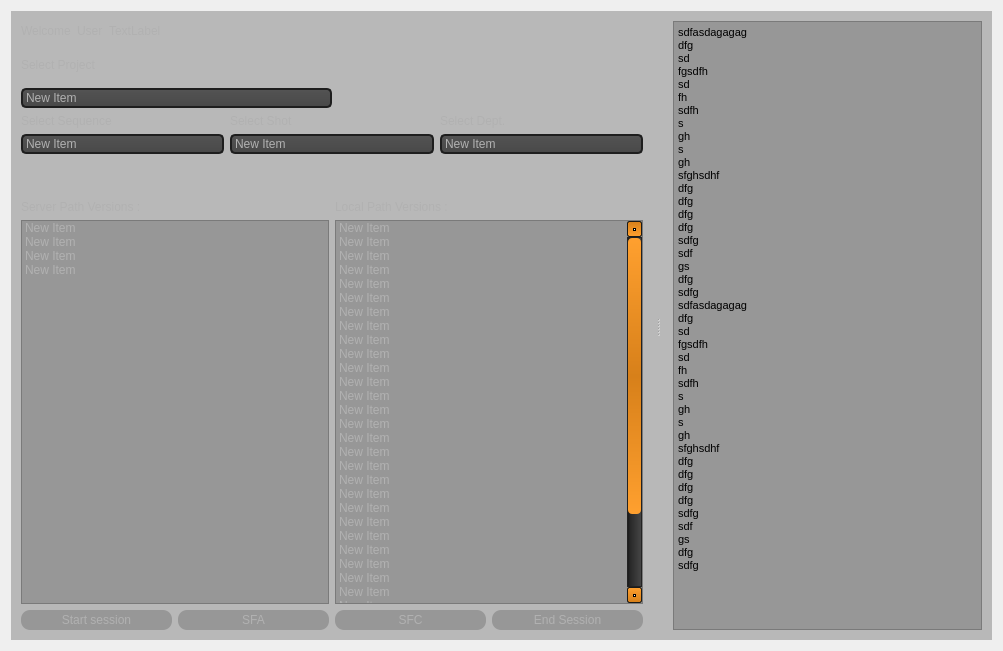
<?xml version="1.0" encoding="UTF-8"?>
<ui version="4.0">
 <class>Form</class>
 <widget class="QWidget" name="Form">
  <property name="geometry">
   <rect>
    <x>0</x>
    <y>0</y>
    <width>1003</width>
    <height>651</height>
   </rect>
  </property>
  <property name="minimumSize">
   <size>
    <width>1000</width>
    <height>600</height>
   </size>
  </property>
  <property name="windowTitle">
   <string>Form</string>
  </property>
  <property name="styleSheet">
   <string notr="true">

QWidget#Form
{
	border-image: url(:/rc/rc/Philmcgi_lo.jpg) stretch;
}

QListWidget, QLineEdit, QPushButton, QTextEdit, QComboBox, QSplitter
{
background : rgba(100, 100, 100, 100);
}

QPushButton
{
    color: #b1b1b1;
    background-color: rgba(100, 100, 100, 100);
    border-width: 0px;
    border-color:#ffaa00;
    border-style: solid;
    border-radius: 9;
    padding: 3px;
    font-size: 12px;
    padding-left: 5px;
    padding-right: 5px;
}
QPushButton:pressed
{
    background-color: QLinearGradient( x1: 0, y1: 0, x2: 0, y2: 1, stop: 0 #2d2d2d, stop: 0.1 #2b2b2b, stop: 0.5 #292929, stop: 0.9 #282828, stop: 1 #252525);
}

QComboBox
{
    selection-background-color: #ffaa00;
    background-color: QLinearGradient( x1: 0, y1: 0, x2: 0, y2: 1, stop: 0 #565656, stop: 0.1 #525252, stop: 0.5 #4e4e4e, stop: 0.9 #4a4a4a, stop: 1 #464646);
    border-style: solid;
    border: 2px solid #1e1e1e;
    border-radius: 5;
}

QComboBox::down-arrow
{
     image: url(:/rc/rc//down_arrow.png);
}


QComboBox:on
    {
        padding-top: 3px;
        padding-left: 4px;
        background-color: QLinearGradient( x1: 0, y1: 0, x2: 0, y2: 1, stop: 0 #2d2d2d, stop: 0.1 #2b2b2b, stop: 0.5 #292929, stop: 0.9 #282828, stop: 1 #252525);
        selection-background-color: #ffaa00;
    }

    QComboBox QAbstractItemView
    {
color: #b1b1b1;
        border: 2px solid #ffaa00;
border-radius: 5;
		background-color: QLinearGradient( x1: 0, y1: 0, x2: 0, y2: 1, stop: 0 #565656, stop: 0.1 #525252, stop: 0.5 #4e4e4e, stop: 0.9 #4a4a4a, stop: 1 #464646);
        selection-background-color: QLinearGradient( x1: 0, y1: 0, x2: 0, y2: 1, stop: 0 #ffa02f, stop: 1 #d7801a);
selection-color:  #1e1e1e ;

    }

    QComboBox::drop-down
    {
         subcontrol-origin: padding;
         subcontrol-position: top right;
         width: 15px;
		
		

         border-left-width: 0px;
         border-left-color: darkgray;
         border-left-style: solid; /* just a single line */
         border-top-right-radius: 3px; /* same radius as the QComboBox */
         border-bottom-right-radius: 3px;
     }




QTextEdit:focus
{
    border: 2px solid QLinearGradient( x1: 0, y1: 0, x2: 0, y2: 1, stop: 0 #ffa02f, stop: 1 #d7801a);
}


QComboBox:hover,QPushButton:hover
{
    border: 2px solid rgb(255, 140, 0);
}

QLabel, QComboBox, QListWidget
{
color: #b1b1b1;
}




QScrollBar:vertical
{
      background: QLinearGradient( x1: 0, y1: 0, x2: 1, y2: 0, stop: 0.0 #121212, stop: 0.2 #282828, stop: 1 #484848);
      width: 15px;
      margin: 16px 0 16px 0;
      border: 1px solid #222222;
}

QScrollBar::handle:vertical
{
      background: QLinearGradient( x1: 0, y1: 0, x2: 0, y2: 1, stop: 0 #ffa02f, stop: 0.5 #d7801a, stop: 1 #ffa02f);
      min-height: 20px;
      border-radius: 4px;
}

QScrollBar::add-line:vertical
{
      border: 1px solid #1b1b19;
      border-radius: 2px;
      background: QLinearGradient( x1: 0, y1: 0, x2: 0, y2: 1, stop: 0 #ffa02f, stop: 1 #d7801a);
      height: 14px;
      subcontrol-position: bottom;
      subcontrol-origin: margin;
}

QScrollBar::sub-line:vertical
{
      border: 1px solid #1b1b19;
      border-radius: 2px;
      background: QLinearGradient( x1: 0, y1: 0, x2: 0, y2: 1, stop: 0 #d7801a, stop: 1 #ffa02f);
      height: 14px;
      subcontrol-position: top;
      subcontrol-origin: margin;
}

QScrollBar::up-arrow:vertical, QScrollBar::down-arrow:vertical
{
      border: 1px solid black;
      width: 1px;
      height: 1px;
      background: white;
}




/*
QListWidget
{
     border-style: solid;
     border-width:1px;
     border-color:black;
     background-color: green;
 }
*/

QListWidget::item::selected
 {
/*color: #b1b1b1;*/
 border: 2px solid #ffaa00;
border-radius: 5;
		background-color: QLinearGradient( x1: 0, y1: 0, x2: 0, y2: 1, stop: 0 #ffa02f, stop: 1 #d7801a);
selection-color:  #1e1e1e ;
}


QListWidget:focus
{
    border: 2px solid QLinearGradient( x1: 0, y1: 0, x2: 0, y2: 1, stop: 0 #ffa02f, stop: 1 #d7801a);
}



QListWidget::item:hover
 {
     background-color: QLinearGradient( x1: 0, y1: 0, x2: 0, y2: 1, stop: 0 #ffa02f, stop: 1 #d7801a);
selection-color:  rgb(0, 0, 127) ;
}
</string>
  </property>
  <layout class="QGridLayout" name="gridLayout_3">
   <item row="0" column="0">
    <widget class="QSplitter" name="splitter">
     <property name="styleSheet">
      <string notr="true"/>
     </property>
     <property name="orientation">
      <enum>Qt::Horizontal</enum>
     </property>
     <property name="handleWidth">
      <number>10</number>
     </property>
     <widget class="QFrame" name="frame_2">
      <property name="frameShape">
       <enum>QFrame::StyledPanel</enum>
      </property>
      <property name="frameShadow">
       <enum>QFrame::Raised</enum>
      </property>
      <layout class="QGridLayout" name="gridLayout_2">
       <item row="0" column="0">
        <layout class="QGridLayout" name="gridLayout">
         <item row="0" column="0">
          <layout class="QHBoxLayout" name="horizontalLayout_10">
           <item>
            <widget class="QLabel" name="label_24">
             <property name="styleSheet">
              <string notr="true"/>
             </property>
             <property name="text">
              <string>Welcome</string>
             </property>
            </widget>
           </item>
           <item>
            <widget class="QLabel" name="label_25">
             <property name="text">
              <string>User</string>
             </property>
            </widget>
           </item>
           <item>
            <widget class="QLabel" name="label_26">
             <property name="text">
              <string>TextLabel</string>
             </property>
            </widget>
           </item>
           <item>
            <spacer name="horizontalSpacer_7">
             <property name="orientation">
              <enum>Qt::Horizontal</enum>
             </property>
             <property name="sizeHint" stdset="0">
              <size>
               <width>88</width>
               <height>20</height>
              </size>
             </property>
            </spacer>
           </item>
          </layout>
         </item>
         <item row="1" column="0">
          <layout class="QHBoxLayout" name="horizontalLayout_11">
           <item>
            <layout class="QVBoxLayout" name="verticalLayout_17">
             <item>
              <widget class="QLabel" name="label_27">
               <property name="sizePolicy">
                <sizepolicy hsizetype="MinimumExpanding" vsizetype="Minimum">
                 <horstretch>0</horstretch>
                 <verstretch>0</verstretch>
                </sizepolicy>
               </property>
               <property name="minimumSize">
                <size>
                 <width>0</width>
                 <height>35</height>
                </size>
               </property>
               <property name="text">
                <string>Select Project</string>
               </property>
              </widget>
             </item>
             <item>
              <widget class="QComboBox" name="comboBox_17">
               <property name="sizePolicy">
                <sizepolicy hsizetype="MinimumExpanding" vsizetype="Fixed">
                 <horstretch>0</horstretch>
                 <verstretch>0</verstretch>
                </sizepolicy>
               </property>
               <item>
                <property name="text">
                 <string>New Item</string>
                </property>
               </item>
               <item>
                <property name="text">
                 <string>New Item</string>
                </property>
               </item>
               <item>
                <property name="text">
                 <string>New Item</string>
                </property>
               </item>
               <item>
                <property name="text">
                 <string>New Item</string>
                </property>
               </item>
              </widget>
             </item>
            </layout>
           </item>
           <item>
            <spacer name="horizontalSpacer_8">
             <property name="orientation">
              <enum>Qt::Horizontal</enum>
             </property>
             <property name="sizeHint" stdset="0">
              <size>
               <width>228</width>
               <height>17</height>
              </size>
             </property>
            </spacer>
           </item>
          </layout>
         </item>
         <item row="2" column="0">
          <layout class="QHBoxLayout" name="horizontalLayout_12">
           <item>
            <layout class="QVBoxLayout" name="verticalLayout_18">
             <item>
              <widget class="QLabel" name="label_28">
               <property name="text">
                <string>Select Sequence</string>
               </property>
              </widget>
             </item>
             <item>
              <widget class="QComboBox" name="comboBox_14">
               <item>
                <property name="text">
                 <string>New Item</string>
                </property>
               </item>
               <item>
                <property name="text">
                 <string>New Item</string>
                </property>
               </item>
               <item>
                <property name="text">
                 <string>New Item</string>
                </property>
               </item>
               <item>
                <property name="text">
                 <string>New Item</string>
                </property>
               </item>
              </widget>
             </item>
            </layout>
           </item>
           <item>
            <layout class="QVBoxLayout" name="verticalLayout_19">
             <item>
              <widget class="QLabel" name="label_29">
               <property name="text">
                <string>Select Shot</string>
               </property>
              </widget>
             </item>
             <item>
              <widget class="QComboBox" name="comboBox_15">
               <item>
                <property name="text">
                 <string>New Item</string>
                </property>
               </item>
               <item>
                <property name="text">
                 <string>New Item</string>
                </property>
               </item>
               <item>
                <property name="text">
                 <string>New Item</string>
                </property>
               </item>
               <item>
                <property name="text">
                 <string>New Item</string>
                </property>
               </item>
              </widget>
             </item>
            </layout>
           </item>
           <item>
            <layout class="QVBoxLayout" name="verticalLayout_20">
             <item>
              <widget class="QLabel" name="label_30">
               <property name="text">
                <string>Select Dept.</string>
               </property>
              </widget>
             </item>
             <item>
              <widget class="QComboBox" name="comboBox_16">
               <item>
                <property name="text">
                 <string>New Item</string>
                </property>
               </item>
               <item>
                <property name="text">
                 <string>New Item</string>
                </property>
               </item>
               <item>
                <property name="text">
                 <string>New Item</string>
                </property>
               </item>
               <item>
                <property name="text">
                 <string>New Item</string>
                </property>
               </item>
              </widget>
             </item>
            </layout>
           </item>
          </layout>
         </item>
        </layout>
       </item>
       <item row="1" column="0">
        <layout class="QGridLayout" name="gridLayout_4">
         <item row="0" column="0">
          <layout class="QVBoxLayout" name="verticalLayout_22">
           <item>
            <spacer name="verticalSpacer">
             <property name="orientation">
              <enum>Qt::Vertical</enum>
             </property>
             <property name="sizeType">
              <enum>QSizePolicy::Minimum</enum>
             </property>
             <property name="sizeHint" stdset="0">
              <size>
               <width>20</width>
               <height>40</height>
              </size>
             </property>
            </spacer>
           </item>
           <item>
            <widget class="QLabel" name="label_31">
             <property name="minimumSize">
              <size>
               <width>161</width>
               <height>0</height>
              </size>
             </property>
             <property name="text">
              <string>Server Path Versions :</string>
             </property>
            </widget>
           </item>
           <item>
            <widget class="QListWidget" name="listWidget_3">
             <property name="styleSheet">
              <string notr="true"/>
             </property>
             <item>
              <property name="text">
               <string>New Item</string>
              </property>
             </item>
             <item>
              <property name="text">
               <string>New Item</string>
              </property>
             </item>
             <item>
              <property name="text">
               <string>New Item</string>
              </property>
             </item>
             <item>
              <property name="text">
               <string>New Item</string>
              </property>
             </item>
            </widget>
           </item>
          </layout>
         </item>
         <item row="0" column="1">
          <layout class="QVBoxLayout" name="verticalLayout_23">
           <item>
            <spacer name="verticalSpacer_2">
             <property name="orientation">
              <enum>Qt::Vertical</enum>
             </property>
             <property name="sizeType">
              <enum>QSizePolicy::Minimum</enum>
             </property>
             <property name="sizeHint" stdset="0">
              <size>
               <width>20</width>
               <height>40</height>
              </size>
             </property>
            </spacer>
           </item>
           <item>
            <widget class="QLabel" name="label_32">
             <property name="minimumSize">
              <size>
               <width>151</width>
               <height>0</height>
              </size>
             </property>
             <property name="text">
              <string>Local Path Versions :</string>
             </property>
            </widget>
           </item>
           <item>
            <widget class="QListWidget" name="listWidget_4">
             <item>
              <property name="text">
               <string>New Item</string>
              </property>
             </item>
             <item>
              <property name="text">
               <string>New Item</string>
              </property>
             </item>
             <item>
              <property name="text">
               <string>New Item</string>
              </property>
             </item>
             <item>
              <property name="text">
               <string>New Item</string>
              </property>
             </item>
             <item>
              <property name="text">
               <string>New Item</string>
              </property>
             </item>
             <item>
              <property name="text">
               <string>New Item</string>
              </property>
             </item>
             <item>
              <property name="text">
               <string>New Item</string>
              </property>
             </item>
             <item>
              <property name="text">
               <string>New Item</string>
              </property>
             </item>
             <item>
              <property name="text">
               <string>New Item</string>
              </property>
             </item>
             <item>
              <property name="text">
               <string>New Item</string>
              </property>
             </item>
             <item>
              <property name="text">
               <string>New Item</string>
              </property>
             </item>
             <item>
              <property name="text">
               <string>New Item</string>
              </property>
             </item>
             <item>
              <property name="text">
               <string>New Item</string>
              </property>
             </item>
             <item>
              <property name="text">
               <string>New Item</string>
              </property>
             </item>
             <item>
              <property name="text">
               <string>New Item</string>
              </property>
             </item>
             <item>
              <property name="text">
               <string>New Item</string>
              </property>
             </item>
             <item>
              <property name="text">
               <string>New Item</string>
              </property>
             </item>
             <item>
              <property name="text">
               <string>New Item</string>
              </property>
             </item>
             <item>
              <property name="text">
               <string>New Item</string>
              </property>
             </item>
             <item>
              <property name="text">
               <string>New Item</string>
              </property>
             </item>
             <item>
              <property name="text">
               <string>New Item</string>
              </property>
             </item>
             <item>
              <property name="text">
               <string>New Item</string>
              </property>
             </item>
             <item>
              <property name="text">
               <string>New Item</string>
              </property>
             </item>
             <item>
              <property name="text">
               <string>New Item</string>
              </property>
             </item>
             <item>
              <property name="text">
               <string>New Item</string>
              </property>
             </item>
             <item>
              <property name="text">
               <string>New Item</string>
              </property>
             </item>
             <item>
              <property name="text">
               <string>New Item</string>
              </property>
             </item>
             <item>
              <property name="text">
               <string>New Item</string>
              </property>
             </item>
             <item>
              <property name="text">
               <string>New Item</string>
              </property>
             </item>
             <item>
              <property name="text">
               <string>New Item</string>
              </property>
             </item>
             <item>
              <property name="text">
               <string>New Item</string>
              </property>
             </item>
             <item>
              <property name="text">
               <string>New Item</string>
              </property>
             </item>
             <item>
              <property name="text">
               <string>New Item</string>
              </property>
             </item>
             <item>
              <property name="text">
               <string>New Item</string>
              </property>
             </item>
            </widget>
           </item>
          </layout>
         </item>
         <item row="1" column="0" colspan="2">
          <layout class="QHBoxLayout" name="horizontalLayout_14">
           <item>
            <widget class="QPushButton" name="pushButton_5">
             <property name="styleSheet">
              <string notr="true"/>
             </property>
             <property name="text">
              <string>Start session</string>
             </property>
            </widget>
           </item>
           <item>
            <widget class="QPushButton" name="pushButton_6">
             <property name="text">
              <string>SFA</string>
             </property>
            </widget>
           </item>
           <item>
            <widget class="QPushButton" name="pushButton_7">
             <property name="text">
              <string>SFC</string>
             </property>
            </widget>
           </item>
           <item>
            <widget class="QPushButton" name="pushButton_8">
             <property name="text">
              <string>End Session</string>
             </property>
            </widget>
           </item>
          </layout>
         </item>
        </layout>
       </item>
      </layout>
     </widget>
     <widget class="QFrame" name="frame_4">
      <property name="frameShape">
       <enum>QFrame::StyledPanel</enum>
      </property>
      <property name="frameShadow">
       <enum>QFrame::Raised</enum>
      </property>
      <layout class="QGridLayout" name="gridLayout_5">
       <item row="0" column="0">
        <widget class="QTextEdit" name="textEdit">
         <property name="html">
          <string>&lt;!DOCTYPE HTML PUBLIC &quot;-//W3C//DTD HTML 4.0//EN&quot; &quot;http://www.w3.org/TR/REC-html40/strict.dtd&quot;&gt;
&lt;html&gt;&lt;head&gt;&lt;meta name=&quot;qrichtext&quot; content=&quot;1&quot; /&gt;&lt;style type=&quot;text/css&quot;&gt;
p, li { white-space: pre-wrap; }
&lt;/style&gt;&lt;/head&gt;&lt;body style=&quot; font-family:'MS Shell Dlg 2'; font-size:8.25pt; font-weight:400; font-style:normal;&quot;&gt;
&lt;p style=&quot; margin-top:0px; margin-bottom:0px; margin-left:0px; margin-right:0px; -qt-block-indent:0; text-indent:0px;&quot;&gt;&lt;span style=&quot; font-size:8pt;&quot;&gt;sdfasdagagag&lt;/span&gt;&lt;/p&gt;
&lt;p style=&quot; margin-top:0px; margin-bottom:0px; margin-left:0px; margin-right:0px; -qt-block-indent:0; text-indent:0px;&quot;&gt;&lt;span style=&quot; font-size:8pt;&quot;&gt;dfg&lt;/span&gt;&lt;/p&gt;
&lt;p style=&quot; margin-top:0px; margin-bottom:0px; margin-left:0px; margin-right:0px; -qt-block-indent:0; text-indent:0px;&quot;&gt;&lt;span style=&quot; font-size:8pt;&quot;&gt;sd&lt;/span&gt;&lt;/p&gt;
&lt;p style=&quot; margin-top:0px; margin-bottom:0px; margin-left:0px; margin-right:0px; -qt-block-indent:0; text-indent:0px;&quot;&gt;&lt;span style=&quot; font-size:8pt;&quot;&gt;fgsdfh&lt;/span&gt;&lt;/p&gt;
&lt;p style=&quot; margin-top:0px; margin-bottom:0px; margin-left:0px; margin-right:0px; -qt-block-indent:0; text-indent:0px;&quot;&gt;&lt;span style=&quot; font-size:8pt;&quot;&gt;sd&lt;/span&gt;&lt;/p&gt;
&lt;p style=&quot; margin-top:0px; margin-bottom:0px; margin-left:0px; margin-right:0px; -qt-block-indent:0; text-indent:0px;&quot;&gt;&lt;span style=&quot; font-size:8pt;&quot;&gt;fh&lt;/span&gt;&lt;/p&gt;
&lt;p style=&quot; margin-top:0px; margin-bottom:0px; margin-left:0px; margin-right:0px; -qt-block-indent:0; text-indent:0px;&quot;&gt;&lt;span style=&quot; font-size:8pt;&quot;&gt;sdfh&lt;/span&gt;&lt;/p&gt;
&lt;p style=&quot; margin-top:0px; margin-bottom:0px; margin-left:0px; margin-right:0px; -qt-block-indent:0; text-indent:0px;&quot;&gt;&lt;span style=&quot; font-size:8pt;&quot;&gt;s&lt;/span&gt;&lt;/p&gt;
&lt;p style=&quot; margin-top:0px; margin-bottom:0px; margin-left:0px; margin-right:0px; -qt-block-indent:0; text-indent:0px;&quot;&gt;&lt;span style=&quot; font-size:8pt;&quot;&gt;gh&lt;/span&gt;&lt;/p&gt;
&lt;p style=&quot; margin-top:0px; margin-bottom:0px; margin-left:0px; margin-right:0px; -qt-block-indent:0; text-indent:0px;&quot;&gt;&lt;span style=&quot; font-size:8pt;&quot;&gt;s&lt;/span&gt;&lt;/p&gt;
&lt;p style=&quot; margin-top:0px; margin-bottom:0px; margin-left:0px; margin-right:0px; -qt-block-indent:0; text-indent:0px;&quot;&gt;&lt;span style=&quot; font-size:8pt;&quot;&gt;gh&lt;/span&gt;&lt;/p&gt;
&lt;p style=&quot; margin-top:0px; margin-bottom:0px; margin-left:0px; margin-right:0px; -qt-block-indent:0; text-indent:0px;&quot;&gt;&lt;span style=&quot; font-size:8pt;&quot;&gt;sfghsdhf&lt;/span&gt;&lt;/p&gt;
&lt;p style=&quot; margin-top:0px; margin-bottom:0px; margin-left:0px; margin-right:0px; -qt-block-indent:0; text-indent:0px;&quot;&gt;&lt;span style=&quot; font-size:8pt;&quot;&gt;dfg&lt;/span&gt;&lt;/p&gt;
&lt;p style=&quot; margin-top:0px; margin-bottom:0px; margin-left:0px; margin-right:0px; -qt-block-indent:0; text-indent:0px;&quot;&gt;&lt;span style=&quot; font-size:8pt;&quot;&gt;dfg&lt;/span&gt;&lt;/p&gt;
&lt;p style=&quot; margin-top:0px; margin-bottom:0px; margin-left:0px; margin-right:0px; -qt-block-indent:0; text-indent:0px;&quot;&gt;&lt;span style=&quot; font-size:8pt;&quot;&gt;dfg&lt;/span&gt;&lt;/p&gt;
&lt;p style=&quot; margin-top:0px; margin-bottom:0px; margin-left:0px; margin-right:0px; -qt-block-indent:0; text-indent:0px;&quot;&gt;&lt;span style=&quot; font-size:8pt;&quot;&gt;dfg&lt;/span&gt;&lt;/p&gt;
&lt;p style=&quot; margin-top:0px; margin-bottom:0px; margin-left:0px; margin-right:0px; -qt-block-indent:0; text-indent:0px;&quot;&gt;&lt;span style=&quot; font-size:8pt;&quot;&gt;sdfg&lt;/span&gt;&lt;/p&gt;
&lt;p style=&quot; margin-top:0px; margin-bottom:0px; margin-left:0px; margin-right:0px; -qt-block-indent:0; text-indent:0px;&quot;&gt;&lt;span style=&quot; font-size:8pt;&quot;&gt;sdf&lt;/span&gt;&lt;/p&gt;
&lt;p style=&quot; margin-top:0px; margin-bottom:0px; margin-left:0px; margin-right:0px; -qt-block-indent:0; text-indent:0px;&quot;&gt;&lt;span style=&quot; font-size:8pt;&quot;&gt;gs&lt;/span&gt;&lt;/p&gt;
&lt;p style=&quot; margin-top:0px; margin-bottom:0px; margin-left:0px; margin-right:0px; -qt-block-indent:0; text-indent:0px;&quot;&gt;&lt;span style=&quot; font-size:8pt;&quot;&gt;dfg&lt;/span&gt;&lt;/p&gt;
&lt;p style=&quot; margin-top:0px; margin-bottom:0px; margin-left:0px; margin-right:0px; -qt-block-indent:0; text-indent:0px;&quot;&gt;&lt;span style=&quot; font-size:8pt;&quot;&gt;sdfg&lt;/span&gt;&lt;/p&gt;
&lt;p style=&quot; margin-top:0px; margin-bottom:0px; margin-left:0px; margin-right:0px; -qt-block-indent:0; text-indent:0px;&quot;&gt;&lt;span style=&quot; font-size:8pt;&quot;&gt;sdfasdagagag&lt;/span&gt;&lt;/p&gt;
&lt;p style=&quot; margin-top:0px; margin-bottom:0px; margin-left:0px; margin-right:0px; -qt-block-indent:0; text-indent:0px;&quot;&gt;&lt;span style=&quot; font-size:8pt;&quot;&gt;dfg&lt;/span&gt;&lt;/p&gt;
&lt;p style=&quot; margin-top:0px; margin-bottom:0px; margin-left:0px; margin-right:0px; -qt-block-indent:0; text-indent:0px;&quot;&gt;&lt;span style=&quot; font-size:8pt;&quot;&gt;sd&lt;/span&gt;&lt;/p&gt;
&lt;p style=&quot; margin-top:0px; margin-bottom:0px; margin-left:0px; margin-right:0px; -qt-block-indent:0; text-indent:0px;&quot;&gt;&lt;span style=&quot; font-size:8pt;&quot;&gt;fgsdfh&lt;/span&gt;&lt;/p&gt;
&lt;p style=&quot; margin-top:0px; margin-bottom:0px; margin-left:0px; margin-right:0px; -qt-block-indent:0; text-indent:0px;&quot;&gt;&lt;span style=&quot; font-size:8pt;&quot;&gt;sd&lt;/span&gt;&lt;/p&gt;
&lt;p style=&quot; margin-top:0px; margin-bottom:0px; margin-left:0px; margin-right:0px; -qt-block-indent:0; text-indent:0px;&quot;&gt;&lt;span style=&quot; font-size:8pt;&quot;&gt;fh&lt;/span&gt;&lt;/p&gt;
&lt;p style=&quot; margin-top:0px; margin-bottom:0px; margin-left:0px; margin-right:0px; -qt-block-indent:0; text-indent:0px;&quot;&gt;&lt;span style=&quot; font-size:8pt;&quot;&gt;sdfh&lt;/span&gt;&lt;/p&gt;
&lt;p style=&quot; margin-top:0px; margin-bottom:0px; margin-left:0px; margin-right:0px; -qt-block-indent:0; text-indent:0px;&quot;&gt;&lt;span style=&quot; font-size:8pt;&quot;&gt;s&lt;/span&gt;&lt;/p&gt;
&lt;p style=&quot; margin-top:0px; margin-bottom:0px; margin-left:0px; margin-right:0px; -qt-block-indent:0; text-indent:0px;&quot;&gt;&lt;span style=&quot; font-size:8pt;&quot;&gt;gh&lt;/span&gt;&lt;/p&gt;
&lt;p style=&quot; margin-top:0px; margin-bottom:0px; margin-left:0px; margin-right:0px; -qt-block-indent:0; text-indent:0px;&quot;&gt;&lt;span style=&quot; font-size:8pt;&quot;&gt;s&lt;/span&gt;&lt;/p&gt;
&lt;p style=&quot; margin-top:0px; margin-bottom:0px; margin-left:0px; margin-right:0px; -qt-block-indent:0; text-indent:0px;&quot;&gt;&lt;span style=&quot; font-size:8pt;&quot;&gt;gh&lt;/span&gt;&lt;/p&gt;
&lt;p style=&quot; margin-top:0px; margin-bottom:0px; margin-left:0px; margin-right:0px; -qt-block-indent:0; text-indent:0px;&quot;&gt;&lt;span style=&quot; font-size:8pt;&quot;&gt;sfghsdhf&lt;/span&gt;&lt;/p&gt;
&lt;p style=&quot; margin-top:0px; margin-bottom:0px; margin-left:0px; margin-right:0px; -qt-block-indent:0; text-indent:0px;&quot;&gt;&lt;span style=&quot; font-size:8pt;&quot;&gt;dfg&lt;/span&gt;&lt;/p&gt;
&lt;p style=&quot; margin-top:0px; margin-bottom:0px; margin-left:0px; margin-right:0px; -qt-block-indent:0; text-indent:0px;&quot;&gt;&lt;span style=&quot; font-size:8pt;&quot;&gt;dfg&lt;/span&gt;&lt;/p&gt;
&lt;p style=&quot; margin-top:0px; margin-bottom:0px; margin-left:0px; margin-right:0px; -qt-block-indent:0; text-indent:0px;&quot;&gt;&lt;span style=&quot; font-size:8pt;&quot;&gt;dfg&lt;/span&gt;&lt;/p&gt;
&lt;p style=&quot; margin-top:0px; margin-bottom:0px; margin-left:0px; margin-right:0px; -qt-block-indent:0; text-indent:0px;&quot;&gt;&lt;span style=&quot; font-size:8pt;&quot;&gt;dfg&lt;/span&gt;&lt;/p&gt;
&lt;p style=&quot; margin-top:0px; margin-bottom:0px; margin-left:0px; margin-right:0px; -qt-block-indent:0; text-indent:0px;&quot;&gt;&lt;span style=&quot; font-size:8pt;&quot;&gt;sdfg&lt;/span&gt;&lt;/p&gt;
&lt;p style=&quot; margin-top:0px; margin-bottom:0px; margin-left:0px; margin-right:0px; -qt-block-indent:0; text-indent:0px;&quot;&gt;&lt;span style=&quot; font-size:8pt;&quot;&gt;sdf&lt;/span&gt;&lt;/p&gt;
&lt;p style=&quot; margin-top:0px; margin-bottom:0px; margin-left:0px; margin-right:0px; -qt-block-indent:0; text-indent:0px;&quot;&gt;&lt;span style=&quot; font-size:8pt;&quot;&gt;gs&lt;/span&gt;&lt;/p&gt;
&lt;p style=&quot; margin-top:0px; margin-bottom:0px; margin-left:0px; margin-right:0px; -qt-block-indent:0; text-indent:0px;&quot;&gt;&lt;span style=&quot; font-size:8pt;&quot;&gt;dfg&lt;/span&gt;&lt;/p&gt;
&lt;p style=&quot; margin-top:0px; margin-bottom:0px; margin-left:0px; margin-right:0px; -qt-block-indent:0; text-indent:0px;&quot;&gt;&lt;span style=&quot; font-size:8pt;&quot;&gt;sdfg&lt;/span&gt;&lt;/p&gt;&lt;/body&gt;&lt;/html&gt;</string>
         </property>
        </widget>
       </item>
      </layout>
     </widget>
    </widget>
   </item>
  </layout>
 </widget>
 <resources>
  <include location="../../../../../../../temp/QRC.qrc"/>
 </resources>
 <connections/>
</ui>
